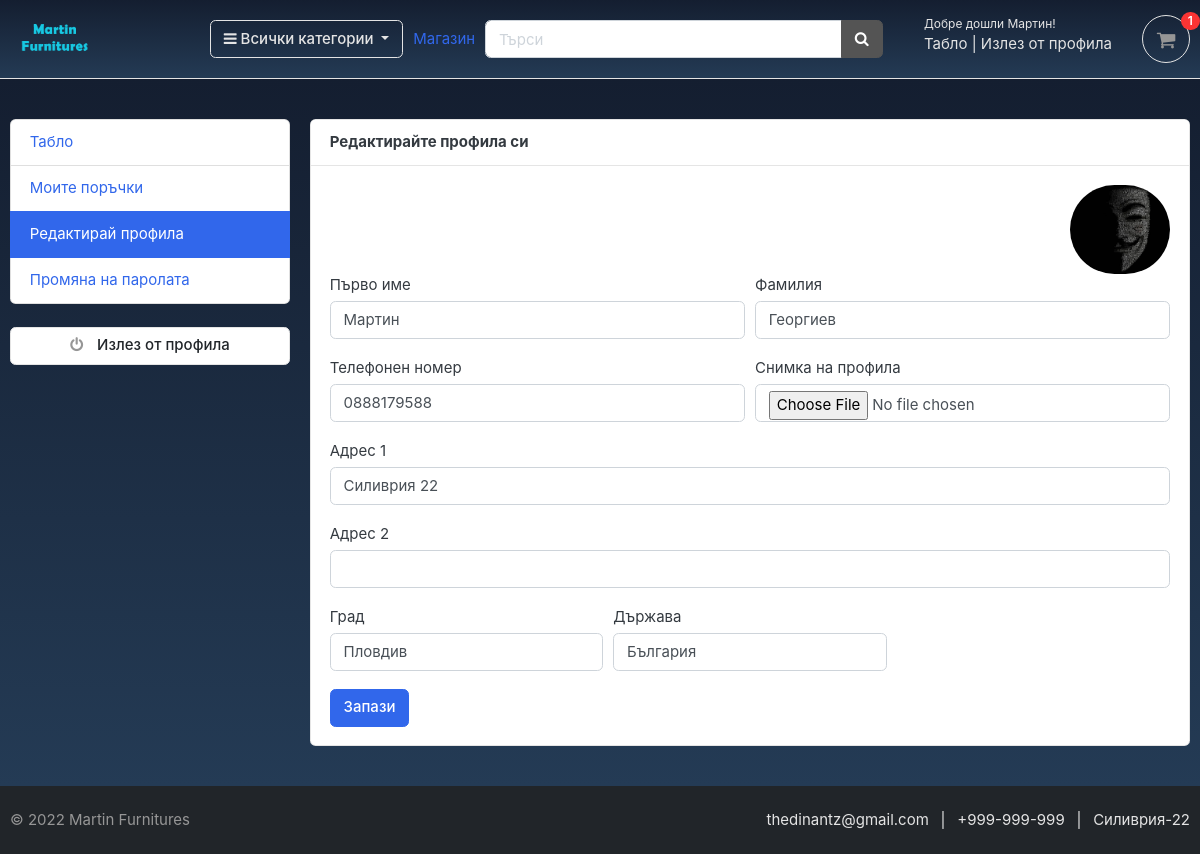
/accounts/edit_profile/ (signed in), run on the app's committed database.
### accounts/models.py (models this page shows, shortened)
class Account(AbstractBaseUser):
    first_name = models.CharField(max_length=50)
    last_name = models.CharField(max_length=50)
    username = models.CharField(max_length=50, unique=True)
    email = models.EmailField(max_length=100, unique=True)
    phone_number = models.CharField(max_length=50)
    date_joined = models.DateTimeField(auto_now_add=True)
    last_login = models.DateTimeField(auto_now_add=True)
    is_admin = models.BooleanField(default=False)
    is_staff = models.BooleanField(default=False)
    is_active = models.BooleanField(default=False)
    is_superadmin = models.BooleanField(default=False)
    USERNAME_FIELD = 'email'
    REQUIRED_FIELDS = ['username', 'first_name', 'last_name']
    objects = MyAccountManager()

class UserProfile(models.Model):
    user = models.OneToOneField(Account, on_delete=models.CASCADE)
    address_line_1 = models.CharField(blank=True, max_length=100)
    address_line_2 = models.CharField(blank=True, max_length=100)
    profile_picture = models.ImageField(blank=True, upload_to='userprofile')
    city = models.CharField(blank=True, max_length=20)
    country = models.CharField(blank=True, max_length=20)

### accounts/views.py (the view)
# urls.py: path('edit_profile/', views.edit_profile, name='edit_profile'),
@login_required(login_url='login')
def edit_profile(request):
    userprofile = get_object_or_404(UserProfile, user=request.user)
    if request.method == 'POST':
        user_form = UserForm(request.POST, instance=request.user)
        profile_form = UserProfileForm(request.POST, request.FILES, instance=userprofile)
        if user_form.is_valid() and profile_form.is_valid():
            user_form.save()
            profile_form.save()
            messages.success(request, 'Вашият профил е актуализиран.')
            return redirect('edit_profile')
    else:
        user_form = UserForm(instance=request.user)
        profile_form = UserProfileForm(instance=userprofile)
    context = {
        'user_form': user_form,
        'profile_form': profile_form,
        'userprofile': userprofile,
    }
    return render(request, 'accounts/edit_profile.html', context)

### accounts/forms.py
class UserForm(forms.ModelForm):
    class Meta:
        model = Account
        fields = ('first_name', 'last_name', 'phone_number')
    def __init__(self, *args, **kwargs):
        super(UserForm, self).__init__(*args, **kwargs)
        for field in self.fields:
            self.fields[field].widget.attrs['class'] = 'form-control'

class UserProfileForm(forms.ModelForm):
    profile_picture = forms.ImageField(required=False, error_messages = {'invalid':("Image files only")}, widget=forms.FileInput)
    class Meta:
        model = UserProfile
        fields = ('address_line_1', 'address_line_2', 'city', 'country', 'profile_picture')
    def __init__(self, *args, **kwargs):
        super(UserProfileForm, self).__init__(*args, **kwargs)
        for field in self.fields:
            self.fields[field].widget.attrs['class'] = 'form-control'

### carts/context_processors.py (called while the page is built)
def counter(request):
    cart_count = 0
    if 'admin' in request.path:
        return {}
    else:
        try:
            cart = Cart.objects.filter(cart_id=_cart_id(request))
            if request.user.is_authenticated:
                cart_items = CartItem.objects.all().filter(user=request.user)
            else:
                cart_items = CartItem.objects.all().filter(cart=cart[:1])
            for cart_item in cart_items:
                cart_count += cart_item.quantity
        except Cart.DoesNotExist:
            cart_count = 0
    return dict(cart_count=cart_count)

### carts/views.py (called while the page is built)
def _cart_id(request):
    cart = request.session.session_key
    if not cart:
        cart = request.session.create()
    return cart

### category/context_processors.py (called while the page is built)
def menu_links(request):
    links = Category.objects.all()
    return dict(links=links)

### category/models.py (called while the page is built)
    def get_url(self):
        return reverse('products_by_category', args=[self.slug])

### templates/accounts/edit_profile.html (shortened to what this page needs)
{% extends 'base.html' %}
{% block content %}
<section class="section-conten padding-y bg coloringlinear">
<div class="container">
	<div class="row">
	{% include 'includes/dashboard_sidebar.html' %}
	<main class="col-md-9">
		<article class="card">
		<header class="card-header">
			<strong class="d-inline-block mr-3">Редактирайте профила си</strong>
		</header>
		<div class="card-body">
			<div class="text-right">
				<img src="{{userprofile.profile_picture.url}}" alt="Profile Picture" width="100" style="border-radius:50px;">
			</div>
			<div class="row">
			<div class="col-md-12">
				<form action="{% url 'edit_profile' %}" method="POST" enctype="multipart/form-data">
					<div class="form-row">
						<div class="form-group col-md-6">
							<label>Първо име</label>
							{{user_form.first_name}}
						</div>
						<div class="form-group col-md-6">
							<label>Фамилия</label>
							{{user_form.last_name}}
						</div>
					</div>
					<div class="form-row">
						<div class="form-group col-md-6">
							<label>Телефонен номер</label>
							{{user_form.phone_number}}
						</div>
						<div class="form-group col-md-6">
							<label>Снимка на профила</label>
							{{profile_form.profile_picture}}
						</div>
					</div>
					<div class="form-group">
						<label>Адрес 1</label>
						{{profile_form.address_line_1}}
					</div>
					<div class="form-group">
						<label>Адрес 2</label>
						{{profile_form.address_line_2}}
					</div>
					<div class="form-row">
						<div class="form-group col-md-4">
							<label>Град</label>
							{{profile_form.city}}
						</div>
						<div class="form-group col-md-4">
							<label>Държава</label>
							{{profile_form.country}}
						</div>
					</div>
					<input type="submit" value="Запази" class="btn btn-primary">
				</form>
			</div>
			</div>
		</div>
		</article>
	</main>
</div>
</div>
</section>
{% endblock %}

### templates/includes/navbar.html (shortened to what this page needs)
{% load static %}
<header class="section-header text-light coloringlinear">
  <section class="header-main border-bottom">
      <div class="container">
    <div class="row align-items-center">
      <div class="col-lg-2 col-md-3 col-6">
        <a href="{% url 'home' %}" class="brand-wrap">
          <img class="logo" src="{% static './images/logo.png' %}">
        </a>
      </div>
      <div class="col-lg col-sm col-md col-6 flex-grow-0">
        <div class="category-wrap dropdown d-inline-block float-right">
          <button type="button" class="btn btn-outline-light dropdown-toggle" data-toggle="dropdown">
            <i class="fa fa-bars"></i> Всички категории
          </button>
        </div>
          </div>
          <a href="{% url 'store' %}" class="a-glow">
            Магазин</a>
            <div class="col-lg  col-md-6 col-sm-12 col">
              <form action="{% url 'search' %}" class="mr-sm-2 my-2 my-lg-0">
              <div class="input-group w-100">
              <input type="text" class="form-control" placeholder="Търси" name="keyword" required>
                <div class="input-group-append">
                  <button class=" btn btn-secondary" type="submit">
                    <i class="fa fa-search"></i>
                  </button>
                </div>
              </div>
              </form>
            </div>
            <div class="col-lg-3 col-sm-6 col-8 order-2 order-lg-3 text-light">
              <div class="d-flex justify-content-end mb-3 mb-lg-0">
                  {% if user.id is None %}
                  <div class="widget-header">
                      <small class="title">Добре дошъл гост!</small>
                      <div>
                          <a href="{% url 'login' %}" class="text-light">Вход</a> <span class="dark-transp"> | </span>
                          <a href="{% url 'register' %}" class="text-light"> Регистрирай се</a>
                      </div>
                  </div>
                  {% else %}
                  <div class="widget-header">
                      <small class="title">Добре дошли {{user.first_name}}!</small>
                      <div>
                          <a href="{% url 'dashboard' %}" class="text-light">Табло</a> <span class="dark-transp"> | </span>
                          <a href="{% url 'logout' %}" class="text-light"> Излез от профила</a>
                      </div>
                  </div>
                  {% endif %}
                  <a href="{% url 'cart' %}" class="widget-header pl-3 ml-3 text-light">
                    <div class="icon icon-sm rounded-circle border text-light">
                        <i class="fa fa-shopping-cart"></i>
                    </div>
                    <span class="badge badge-pill badge-light notify">{{cart_count}}</span>
                </a>
            </div>
        </div>
    </div>
        </div>
    </section>
</header>

### static/css/ui.css (style rules this page uses)
html { font-family: "Inter", sans-serif; font-size: 15px; }
.icon-xs, .icon-sm, .icon-md, .icon-lg { display: inline-block; text-align: center; flex-shrink: 0; flex-grow: 0; }
.icon-sm { width: 48px; height: 48px; line-height: 48px !important; font-size: 20px; }
.padding-y { padding-top: 40px; padding-bottom: 40px; }
article:after, .form-group:after { display: block; clear: both; content: ""; }
.bg { background-color: #f8f9fa; }
.header-main { position: relative; padding-top: 1rem; padding-bottom: 1rem; }
.brand-wrap .logo, .navbar-brand .logo { margin-right: 7px; max-height: 42px; display: inline-block; }
.widget-header { display: inline-block; vertical-align: middle; position: relative; }
.widget-header a { color: #343a40; }
.widget-header i { color: #969696; }
.widget-header .title { display: block; }
.widget-header .notify { position: absolute; top: -3px; right: -10px; }
.notify { position: absolute; top: -4px; right: -10px; display: inline-block; padding: 0.25em 0.6em; font-size: 12px; line-height: 1; text-align: center; border-radius: 3rem; color: #fff; background-color: #fa3434; }

### static/css/custom2.css (style rules this page uses)
.coloringlinear { background: linear-gradient(#141e30, #243b55); }

### data on the page
Account: first_name "Мартин", last_name "Георгиев", phone_number "0888179588"
UserProfile: profile_picture (picture), address_line_1 "Силиврия 22", city "Пловдив", country "България"

### other printed values
{{ cart_count }} "1"
